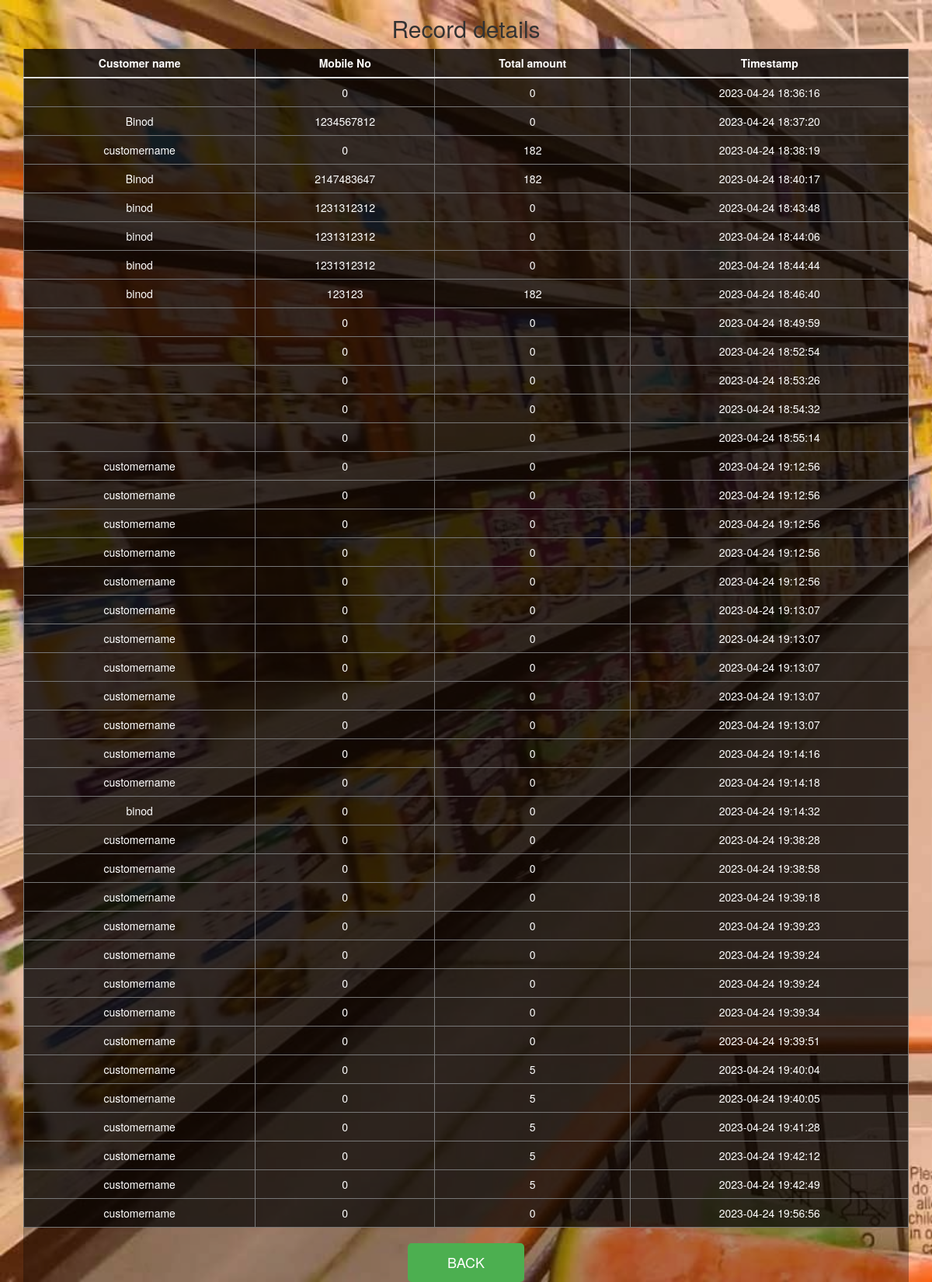
The page /billing_system_view.php on the database its author committed.
### tables this page shows
CREATE TABLE `billing` (
  `customername` text NOT NULL,
  `customerno` int(11) NOT NULL,
  `Total` int(11) NOT NULL,
  `TIMESTAMP` timestamp NOT NULL DEFAULT current_timestamp() ON UPDATE current_timestamp()
);

### billing_system_view.php (the view, shortened to what this page needs)
  <?php
    $con = mysqli_connect('localhost','root','','project');
    $sql = "SELECT * FROM billing";
    $result = $con->query($sql); ?>
<!DOCTYPE html>
<html><head><title>View Page</title>
<link rel="stylesheet" href="https://maxcdn.bootstrapcdn.com/bootstrap/3.4.0/css/bootstrap.min.css">
</head>
<body>
    <div class="container">
       <center> <h2>Record details</h2></center>
<fieldset>
<table class="table">
    <thead>
        <tr>
            <th>Customer name</th>
            <th>Mobile No</th>
            <th>Total amount</th>
            <th>Timestamp</th>
          </tr>  </thead>
    <tbody>
        <?php
            if ($result->num_rows > 0) {
                while ($row = $result->fetch_assoc()) {?>
                    <tr>
                    <td><?php echo $row['customername']; ?></td>
                    <td><?php echo $row['customerno']; ?></td>
                    <td><?php echo $row['Total']; ?></td>
                    <td><?php echo $row['TIMESTAMP']; ?></td>
            </tr>
     <?php }
        }
        ?>      </tbody>
</table>
<center><button class="btn1"style="float: right=100;"><a class="a1" href="Billing_system.php">BACK</a></button></center>
</fieldset>
</div>
</body></html>

### billing_system_view.php (style rules this page uses)
td, th { border: 1px solid #777; padding: 0.5rem; text-align: center; }
table { border-collapse: collapse; background-color: rgba(0,0, 0, 0.7); color:white; }
body { background-image: url('wallpaper.jpg'); background-size: cover; background-repeat: no-repeat; }
fieldset { background-color: rgba(0,0, 0, 0.3); }
.submit,.btn,.a1,.btn1 { height: 50px; width: 150px; font-size: 18px; background-color: #4CAF50; color: white; border: none; border-radius: 5px; cursor: pointer; align-items: center; }

### rows shown on the page
billing: customerno "0", Total "0", TIMESTAMP "2023-04-24 18:36:16"
billing: customername "Binod", customerno "1234567812", Total "0", TIMESTAMP "2023-04-24 18:37:20"
billing: customername "customername", customerno "0", Total "182", TIMESTAMP "2023-04-24 18:38:19"
billing: customername "Binod", customerno "2147483647", Total "182", TIMESTAMP "2023-04-24 18:40:17"
billing: customername "binod", customerno "1231312312", Total "0", TIMESTAMP "2023-04-24 18:43:48"
billing: customername "binod", customerno "1231312312", Total "0", TIMESTAMP "2023-04-24 18:44:06"
billing: customername "binod", customerno "1231312312", Total "0", TIMESTAMP "2023-04-24 18:44:44"
billing: customername "binod", customerno "123123", Total "182", TIMESTAMP "2023-04-24 18:46:40"
billing: customerno "0", Total "0", TIMESTAMP "2023-04-24 18:49:59"
billing: customerno "0", Total "0", TIMESTAMP "2023-04-24 18:52:54"
billing: customerno "0", Total "0", TIMESTAMP "2023-04-24 18:53:26"
billing: customerno "0", Total "0", TIMESTAMP "2023-04-24 18:54:32"
billing: customerno "0", Total "0", TIMESTAMP "2023-04-24 18:55:14"
billing: customername "customername", customerno "0", Total "0", TIMESTAMP "2023-04-24 19:12:56"
billing: customername "customername", customerno "0", Total "0", TIMESTAMP "2023-04-24 19:12:56"
billing: customername "customername", customerno "0", Total "0", TIMESTAMP "2023-04-24 19:12:56"
billing: customername "customername", customerno "0", Total "0", TIMESTAMP "2023-04-24 19:12:56"
billing: customername "customername", customerno "0", Total "0", TIMESTAMP "2023-04-24 19:12:56"
billing: customername "customername", customerno "0", Total "0", TIMESTAMP "2023-04-24 19:13:07"
billing: customername "customername", customerno "0", Total "0", TIMESTAMP "2023-04-24 19:13:07"
billing: customername "customername", customerno "0", Total "0", TIMESTAMP "2023-04-24 19:13:07"
billing: customername "customername", customerno "0", Total "0", TIMESTAMP "2023-04-24 19:13:07"
billing: customername "customername", customerno "0", Total "0", TIMESTAMP "2023-04-24 19:13:07"
billing: customername "customername", customerno "0", Total "0", TIMESTAMP "2023-04-24 19:14:16"
billing: customername "customername", customerno "0", Total "0", TIMESTAMP "2023-04-24 19:14:18"
billing: customername "binod", customerno "0", Total "0", TIMESTAMP "2023-04-24 19:14:32"
billing: customername "customername", customerno "0", Total "0", TIMESTAMP "2023-04-24 19:38:28"
billing: customername "customername", customerno "0", Total "0", TIMESTAMP "2023-04-24 19:38:58"
billing: customername "customername", customerno "0", Total "0", TIMESTAMP "2023-04-24 19:39:18"
billing: customername "customername", customerno "0", Total "0", TIMESTAMP "2023-04-24 19:39:23"
billing: customername "customername", customerno "0", Total "0", TIMESTAMP "2023-04-24 19:39:24"
billing: customername "customername", customerno "0", Total "0", TIMESTAMP "2023-04-24 19:39:24"
billing: customername "customername", customerno "0", Total "0", TIMESTAMP "2023-04-24 19:39:34"
billing: customername "customername", customerno "0", Total "0", TIMESTAMP "2023-04-24 19:39:51"
billing: customername "customername", customerno "0", Total "5", TIMESTAMP "2023-04-24 19:40:04"
billing: customername "customername", customerno "0", Total "5", TIMESTAMP "2023-04-24 19:40:05"
billing: customername "customername", customerno "0", Total "5", TIMESTAMP "2023-04-24 19:41:28"
billing: customername "customername", customerno "0", Total "5", TIMESTAMP "2023-04-24 19:42:12"
billing: customername "customername", customerno "0", Total "5", TIMESTAMP "2023-04-24 19:42:49"
billing: customername "customername", customerno "0", Total "0", TIMESTAMP "2023-04-24 19:56:56"
